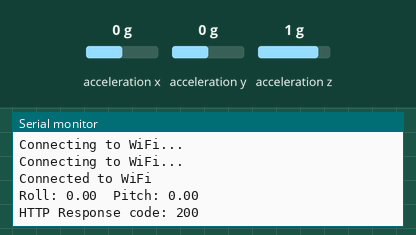
Simulated run of this sketch. Board: ESP32. Shown: the last lines printed to the serial monitor. Wiring (inferred from the names in the program): MPU-6050 motion sensor at I2C address 0x68. The inputs (shaded band) are chosen by the test bench; at power-on: acceleration z 1 g, acceleration x 0 g, acceleration y 0 g. WiFi joins after 1.5 s; servers stay silent unless stated; web services answer with replies made up by the test bench.

Above: at 3.2 s.
3.3 s: acceleration z set to 0 g
At 12.36 s:
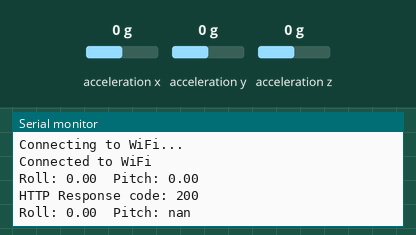
13.7 s: acceleration x set to -1.4 g
At 14.4 s:
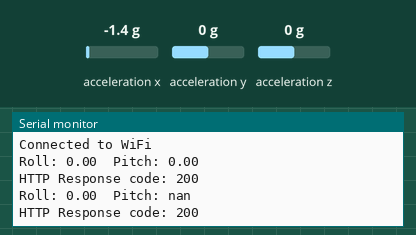
21.3 s: acceleration y set to -1.4 g
At 22.56 s:
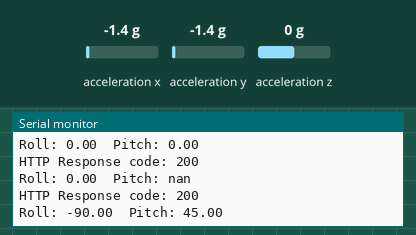

The sketch:

sketch.ino
```cpp
#include <WiFi.h>
#include <HTTPClient.h>
#include <Wire.h>

// Wokwi's virtual WiFi credentials
const char* ssid = "Wokwi-GUEST";
const char* password = "";  // No password for Wokwi-GUEST

//ThingSpeak API endpoint API Key
const char* server = "http://api.thingspeak.com/update";
const char* apiKey = "1KZZZ1XV3F6EQNHO";

#define MPU6050_ADDR 0x68
#define MPU6050_PWR_MGMT_1 0x6B
#define MPU6050_ACCEL_XOUT_H 0x3B

void i2cWrite(uint8_t reg, uint8_t data) {
  Wire.beginTransmission(MPU6050_ADDR);
  Wire.write(reg);
  Wire.write(data);
  Wire.endTransmission();
}

void i2cRead(uint8_t reg, uint8_t *data, size_t length) {
  Wire.beginTransmission(MPU6050_ADDR);
  Wire.write(reg);
  Wire.endTransmission(false);
  Wire.requestFrom(MPU6050_ADDR, length);
  for (size_t i = 0; i < length; i++) {
    data[i] = Wire.read();
  }
}

void setup() {
  Serial.begin(115200);
  Wire.begin();
  // Connect to Wi-Fi
  WiFi.begin(ssid, password);
  while (WiFi.status() != WL_CONNECTED) {
    delay(1000);
    Serial.println("Connecting to WiFi...");
  }
  Serial.println("Connected to WiFi");
  i2cWrite(MPU6050_PWR_MGMT_1, 0x00);
}

void loop() {
  uint8_t accelData[6];
  i2cRead(MPU6050_ACCEL_XOUT_H, accelData, 6);

  int16_t accelX = (accelData[0] << 8) | accelData[1];
  int16_t accelY = (accelData[2] << 8) | accelData[3];
  int16_t accelZ = (accelData[4] << 8) | accelData[5];

  // Calculate Roll and Pitch
  float roll = atan2(accelY, accelZ) * 180.0 / PI;
  float pitch = atan(-accelX / sqrt(accelY * accelY + accelZ * accelZ)) * 180.0 / PI;

  Serial.print("Roll: ");
  Serial.print(roll);
  Serial.print("\tPitch: ");
  Serial.println(pitch);

  // Send data to ThingSpeak
  if (WiFi.status() == WL_CONNECTED) {
    HTTPClient http;
    String url = String(server) + "?api_key=" + apiKey + "&field1=" + String(roll) + "&field2=" + String(pitch);
    http.begin(url);
    int httpResponseCode = http.GET();
    if (httpResponseCode > 0) {
      Serial.print("HTTP Response code: ");
      Serial.println(httpResponseCode);
    } else {
      Serial.print("Error code: ");
      Serial.println(httpResponseCode);
    }
    http.end();
  } else {
    Serial.println("WiFi Disconnected");
  }

  // Wait 10 seconds
  delay(10000);
}
```

Measured:
- after the input at 3.3 s, the serial monitor: prints a new line after 8.9 s (image 1)
- after the input at 21.3 s, the serial monitor: prints a new line after 1.1 s (image 3)
